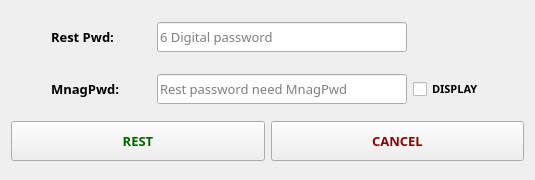
<?xml version="1.0" encoding="UTF-8"?>
<ui version="4.0">
 <class>RestPwdDialog</class>
 <widget class="QDialog" name="RestPwdDialog">
  <property name="geometry">
   <rect>
    <x>0</x>
    <y>0</y>
    <width>535</width>
    <height>180</height>
   </rect>
  </property>
  <property name="minimumSize">
   <size>
    <width>535</width>
    <height>180</height>
   </size>
  </property>
  <property name="maximumSize">
   <size>
    <width>535</width>
    <height>180</height>
   </size>
  </property>
  <property name="font">
   <font>
    <family>微软雅黑 Light</family>
    <pointsize>10</pointsize>
   </font>
  </property>
  <property name="windowTitle">
   <string>RestPwd</string>
  </property>
  <layout class="QVBoxLayout" name="verticalLayout">
   <item>
    <layout class="QHBoxLayout" name="horizontalLayout_2">
     <item>
      <spacer name="horizontalSpacer_3">
       <property name="orientation">
        <enum>Qt::Horizontal</enum>
       </property>
       <property name="sizeType">
        <enum>QSizePolicy::Fixed</enum>
       </property>
       <property name="sizeHint" stdset="0">
        <size>
         <width>40</width>
         <height>20</height>
        </size>
       </property>
      </spacer>
     </item>
     <item>
      <widget class="QLabel" name="lab_correct">
       <property name="minimumSize">
        <size>
         <width>100</width>
         <height>40</height>
        </size>
       </property>
       <property name="maximumSize">
        <size>
         <width>100</width>
         <height>40</height>
        </size>
       </property>
       <property name="font">
        <font>
         <family>微软雅黑 Light</family>
         <pointsize>10</pointsize>
         <weight>75</weight>
         <bold>true</bold>
        </font>
       </property>
       <property name="text">
        <string>Rest Pwd:</string>
       </property>
      </widget>
     </item>
     <item>
      <widget class="QLineEdit" name="edit_rest">
       <property name="minimumSize">
        <size>
         <width>250</width>
         <height>30</height>
        </size>
       </property>
       <property name="maximumSize">
        <size>
         <width>250</width>
         <height>30</height>
        </size>
       </property>
       <property name="inputMask">
        <string/>
       </property>
       <property name="text">
        <string/>
       </property>
       <property name="maxLength">
        <number>6</number>
       </property>
       <property name="echoMode">
        <enum>QLineEdit::Password</enum>
       </property>
       <property name="placeholderText">
        <string>6 Digital password</string>
       </property>
       <property name="cursorMoveStyle">
        <enum>Qt::LogicalMoveStyle</enum>
       </property>
      </widget>
     </item>
     <item>
      <spacer name="horizontalSpacer_4">
       <property name="orientation">
        <enum>Qt::Horizontal</enum>
       </property>
       <property name="sizeType">
        <enum>QSizePolicy::Expanding</enum>
       </property>
       <property name="sizeHint" stdset="0">
        <size>
         <width>100</width>
         <height>20</height>
        </size>
       </property>
      </spacer>
     </item>
    </layout>
   </item>
   <item>
    <layout class="QHBoxLayout" name="horizontalLayout">
     <item>
      <spacer name="horizontalSpacer_5">
       <property name="orientation">
        <enum>Qt::Horizontal</enum>
       </property>
       <property name="sizeType">
        <enum>QSizePolicy::Fixed</enum>
       </property>
       <property name="sizeHint" stdset="0">
        <size>
         <width>40</width>
         <height>20</height>
        </size>
       </property>
      </spacer>
     </item>
     <item>
      <widget class="QLabel" name="lab_mpwd">
       <property name="minimumSize">
        <size>
         <width>100</width>
         <height>40</height>
        </size>
       </property>
       <property name="maximumSize">
        <size>
         <width>100</width>
         <height>40</height>
        </size>
       </property>
       <property name="font">
        <font>
         <family>微软雅黑 Light</family>
         <pointsize>10</pointsize>
         <weight>75</weight>
         <bold>true</bold>
        </font>
       </property>
       <property name="text">
        <string>MnagPwd:</string>
       </property>
      </widget>
     </item>
     <item>
      <widget class="QLineEdit" name="edit_mpwd">
       <property name="minimumSize">
        <size>
         <width>250</width>
         <height>30</height>
        </size>
       </property>
       <property name="maximumSize">
        <size>
         <width>250</width>
         <height>30</height>
        </size>
       </property>
       <property name="inputMask">
        <string/>
       </property>
       <property name="text">
        <string/>
       </property>
       <property name="maxLength">
        <number>4</number>
       </property>
       <property name="echoMode">
        <enum>QLineEdit::Password</enum>
       </property>
       <property name="placeholderText">
        <string>Rest password need MnagPwd</string>
       </property>
       <property name="cursorMoveStyle">
        <enum>Qt::LogicalMoveStyle</enum>
       </property>
      </widget>
     </item>
     <item>
      <widget class="QCheckBox" name="ckb_spwd">
       <property name="minimumSize">
        <size>
         <width>100</width>
         <height>20</height>
        </size>
       </property>
       <property name="maximumSize">
        <size>
         <width>100</width>
         <height>20</height>
        </size>
       </property>
       <property name="font">
        <font>
         <pointsize>8</pointsize>
         <weight>75</weight>
         <bold>true</bold>
        </font>
       </property>
       <property name="text">
        <string>DISPLAY</string>
       </property>
      </widget>
     </item>
     <item>
      <spacer name="horizontalSpacer">
       <property name="orientation">
        <enum>Qt::Horizontal</enum>
       </property>
       <property name="sizeType">
        <enum>QSizePolicy::Preferred</enum>
       </property>
       <property name="sizeHint" stdset="0">
        <size>
         <width>10</width>
         <height>20</height>
        </size>
       </property>
      </spacer>
     </item>
    </layout>
   </item>
   <item>
    <layout class="QHBoxLayout" name="horizontalLayout_3">
     <item>
      <widget class="QPushButton" name="btn_rest">
       <property name="minimumSize">
        <size>
         <width>0</width>
         <height>40</height>
        </size>
       </property>
       <property name="maximumSize">
        <size>
         <width>16777215</width>
         <height>40</height>
        </size>
       </property>
       <property name="font">
        <font>
         <weight>75</weight>
         <bold>true</bold>
        </font>
       </property>
       <property name="styleSheet">
        <string notr="true">QPushButton{color:darkGreen}</string>
       </property>
       <property name="text">
        <string>REST</string>
       </property>
       <property name="autoDefault">
        <bool>false</bool>
       </property>
       <property name="default">
        <bool>false</bool>
       </property>
       <property name="flat">
        <bool>false</bool>
       </property>
      </widget>
     </item>
     <item>
      <widget class="QPushButton" name="btn_back">
       <property name="minimumSize">
        <size>
         <width>0</width>
         <height>40</height>
        </size>
       </property>
       <property name="maximumSize">
        <size>
         <width>16777215</width>
         <height>40</height>
        </size>
       </property>
       <property name="font">
        <font>
         <weight>75</weight>
         <bold>true</bold>
        </font>
       </property>
       <property name="styleSheet">
        <string notr="true">QPushButton{color:darkRed}</string>
       </property>
       <property name="text">
        <string>CANCEL</string>
       </property>
       <property name="autoDefault">
        <bool>false</bool>
       </property>
      </widget>
     </item>
    </layout>
   </item>
  </layout>
 </widget>
 <layoutdefault spacing="6" margin="11"/>
 <resources/>
 <connections/>
</ui>
